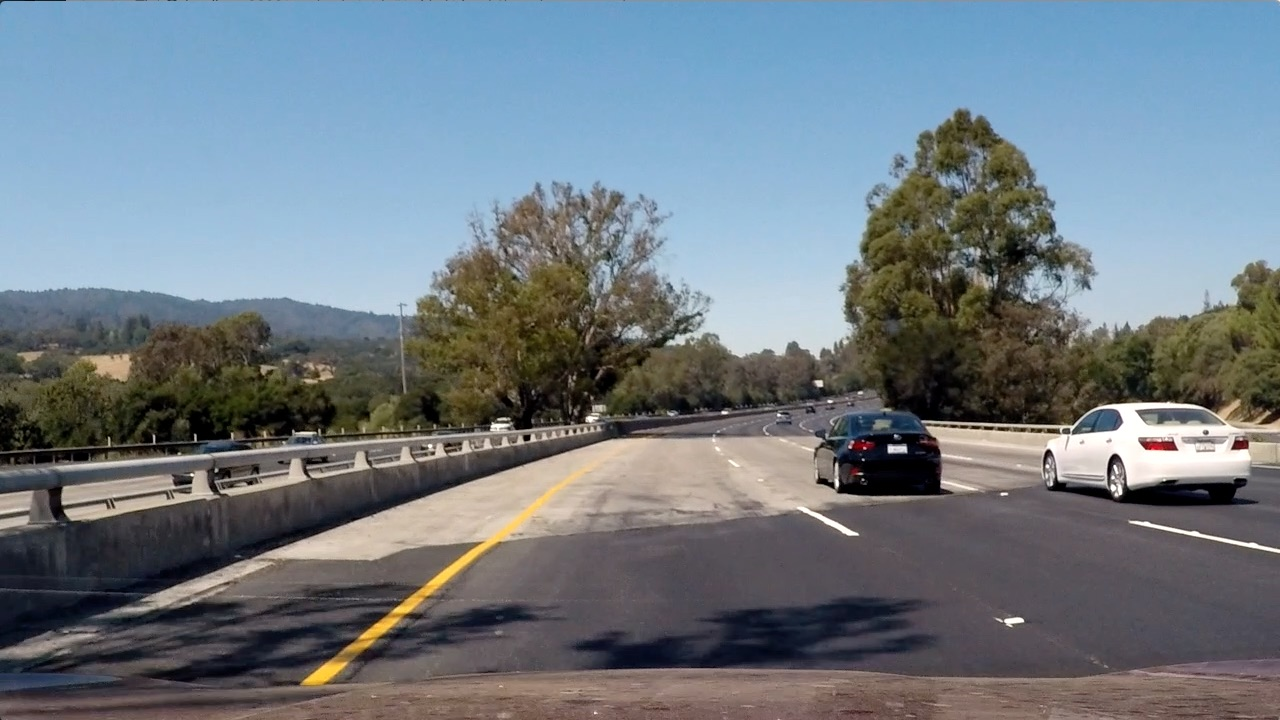
#> input picture test_images/test4.jpg, 1280 x 720 px
$ jupyter execute --allow-errors Vehicle-Detection.ipynb   (shell and % lines are left out)   (older library calls are emulated)
#> lines starting #> are read from the running program, lines starting #| are printed output that depends on the picture
[cell 1]
import os
import math
import glob

import matplotlib.pyplot as plt
import matplotlib.image as mpimg
import numpy as np
from scipy.ndimage.measurements import label
import time
import cv2
from moviepy.editor import VideoFileClip
from IPython.display import HTML
from skimage.measure import label, regionprops
from skimage.feature import hog
#> (the rest of this cell did not finish here and is left out)

[cell 2]
cars=[]
no_cars=[]

images_cars = glob.glob('data/vehicles/*/*.png', recursive=True)
for img_path in images_cars:
    if img_path is None:
        continue
    img = mpimg.imread(img_path)
    cars.append(img)

images_nocars = glob.glob('data/non-vehicles/*/*.png', recursive=True)
for img_path in images_nocars:
    if img_path is None:
        continue
    img = mpimg.imread(img_path)
    no_cars.append(img)

print('files for vehicles size ',len(images_cars),' cars size ',len(cars))
print('files for non-vehicles size ',len(images_nocars),' no_cars size ',len(no_cars))

[cell 3]
# [11 lines left out: function draw2Img, not called in this run]

[cell 4]
# [18 lines left out: function get_hog_features, not called in this run]

[cell 5]
orient=9
pix_per_cell=8
cell_per_block=2

#> (the rest of this cell did not finish here and is left out)

#> (a cell that did not finish here is left out)

[cell 7]
# image space converter
# [15 lines left out: function convert_image, not called in this run]

#> (a cell that did not finish here is left out)

#> (a cell that did not finish here is left out)

[cell 10]
spatial_size = (32,32)
hist_bins = 32
color_space = 'YCrCb' # Can be RGB, HSV, LUV, HLS, YUV, YCrCb
hog_space = 'YCrCb'
hog_channel = 'ALL' # Can be 0, 1, 2, or "ALL"

spatial_feat=True
hist_feat=True
hog_feat=True

[cell 11]
# Define a function to compute binned color features
# Borrowed form udacity course tutorial
# [22 lines left out: functions bin_spatial, color_hist, not called in this run]

# Define a function to extract features from a list of images
# Have this function call bin_spatial() and color_hist()
# Assumes image has RGB which is the default order when img is read
# using mpimg
# Borrowed from
def extract_features(imgs, color_space='RGB', hog_space='RGB', img_type='JPG', spatial_size=(32, 32),
                        hist_bins=32, orient=9,
                        pix_per_cell=8, cell_per_block=2, hog_channel=0,
                        spatial_feat=True, hist_feat=True, hog_feat=True):
    # Create a list to append feature vectors to
    features = []
    # Iterate through the list of images
    for file in imgs:
        file_features = []
        # Read in each one by one
        image = mpimg.imread(file)
        if img_type == 'PNG': # PNG images read by mpimg are in range 0-1.
            image = (image*255).astype(np.uint8)
            #image = image.astype(np.float32)/255 # Need to be scaled to 0-1
        # apply color conversion if other than 'RGB'
        feature_image = convert_image(image, color_space)

        if spatial_feat == True:
            spatial_features = bin_spatial(feature_image, size=spatial_size)
            file_features.append(spatial_features)
        if hist_feat == True:
            # Apply color_hist()
            hist_features = color_hist(feature_image, nbins=hist_bins)
            file_features.append(hist_features)


        if hog_feat == True:
        # Call get_hog_features() with vis=False, feature_vec=True
            hog_feature_image = convert_image(image, hog_space)

            if hog_channel == 'ALL':
                hog_features = []
                for channel in range(hog_feature_image.shape[2]):
                    hog_features.append(get_hog_features(hog_feature_image[:,:,channel],
                                        orient, pix_per_cell, cell_per_block,
                                        vis=False, feature_vec=True))
                hog_features = np.ravel(hog_features)
            else:
                hog_features = get_hog_features(hog_feature_image[:,:,hog_channel], orient,
                            pix_per_cell, cell_per_block, vis=False, feature_vec=True)
            # Append the new feature vector to the features list
            file_features.append(hog_features)
        features.append(np.concatenate(file_features))
    # Return list of feature vectors
    return features

[cell 12]
#extract features
car_features = extract_features(images_cars, color_space=color_space, hog_space = hog_space, img_type= 'PNG',
                        spatial_size=spatial_size, hist_bins=hist_bins, orient=orient,
                        pix_per_cell=pix_per_cell, cell_per_block=cell_per_block, hog_channel=hog_channel,
                        spatial_feat=spatial_feat, hist_feat=hist_feat, hog_feat=hog_feat)

notcar_features = extract_features(images_nocars, color_space=color_space, hog_space = hog_space, img_type= 'PNG',
                        spatial_size=spatial_size, hist_bins=hist_bins, orient=orient,
                        pix_per_cell=pix_per_cell, cell_per_block=cell_per_block, hog_channel=hog_channel,
                        spatial_feat=spatial_feat, hist_feat=hist_feat, hog_feat=hog_feat)

[cell 13]
 # Create an array stack of feature vectors
X = np.vstack((car_features, notcar_features)).astype(np.float64)
# Fit a per-column scaler
#> (the rest of this cell did not finish here and is left out)

[cell 14]
import time
# Use a linear SVC
#> (the rest of this cell did not finish here and is left out)

[cell 15]
# Define a function that takes an image,
# start and stop positions in both x and y,
# window size (x and y dimensions),
# and overlap fraction (for both x and y)
# [283 lines left out: functions slide_window, get_all_slide_windows, single_img_features, search_windows_old, search_windows, draw_boxes, not called in this run]

[cell 16]
# [37 lines left out: functions get_heat, apply_threshold, draw_labeled_bboxes, not called in this run]


class TrackHeatMaps:
        def __init__(self, n=5):
            self.n = n
            self.last_n_frames = [np.zeros((720,1280)) for i in range(self.n)]

        def add_row(self,row):
            self.last_n_frames = self.last_n_frames[1:]
            self.last_n_frames.append(np.copy(row))

[cell 17]
# [10 lines left out: function visualize_plots, not called in this run]

[cell 18]
# [53 lines left out: function pipeline, not called in this run]

def process_img(img):
    #print(track_frames)
    labeled_image = pipeline(
                    img, clf=svc, scaler=X_scaler, color_space=color_space,
                    hog_space=hog_space, img_type='JPG',
                    track_frames=track_frames, window_scales=window_scales,
                    spatial_size=spatial_size, hist_bins=hist_bins,
                    orient=orient,
                    pix_per_cell=pix_per_cell, cell_per_block=cell_per_block,
                    hog_channel=hog_channel, spatial_feat=spatial_feat,
                    hist_feat=hist_feat, hog_feat=hog_feat, color=color, thick=thick, threshold=threshold, visualize=visualize)
    return labeled_image

[cell 19]
track_frames = True
window_scales = [1, 1.5]
threshold=9
visualize=False
color=(0, 0, 255)
thick=2

[cell 20]
trackmaps = TrackHeatMaps(n=5)
test_img = mpimg.imread('test_images/test4.jpg')
#> test_img is the input picture: shape (720, 1280, 3); mean R, G, B 112.2, 122.7, 130.9
#> (the rest of this cell did not finish here and is left out)

[cell 21]
# Extract features from dataset

def train_model(color_space='RGB', hog_space = 'RGB', img_type='PNG', spatial_size=(32, 32),
                        hist_bins=32, orient=9,
                        pix_per_cell=8, cell_per_block=2, hog_channel=0,
                        spatial_feat=True, hist_feat=True, hog_feat=True):
#> called with color_space = 'YCrCb', hog_space = 'YCrCb', img_type = 'PNG', spatial_size = (32, 32), hist_bins = 32, orient = 9, pix_per_cell = 8, cell_per_block = 2
    t=time.time()

    #load files with sample images
    car_images = glob.glob('data/vehicles/**/*.png', recursive=True)
    cars = []
    for image in car_images:
        cars.append(image)

    notcar_images = glob.glob('data/non-vehicles/**/*.png', recursive=True)
    notcars = []
    for image in notcar_images:
        notcars.append(image)

    #extract features
    car_features = extract_features(cars, color_space=color_space, hog_space = hog_space, img_type= img_type,
                            spatial_size=spatial_size, hist_bins=hist_bins, orient=orient,
                            pix_per_cell=pix_per_cell, cell_per_block=cell_per_block, hog_channel=hog_channel,
                            spatial_feat=spatial_feat, hist_feat=hist_feat, hog_feat=hog_feat)

    notcar_features = extract_features(notcars, color_space=color_space, hog_space = hog_space, img_type= img_type,
                            spatial_size=spatial_size, hist_bins=hist_bins, orient=orient,
                            pix_per_cell=pix_per_cell, cell_per_block=cell_per_block, hog_channel=hog_channel,
                            spatial_feat=spatial_feat, hist_feat=hist_feat, hog_feat=hog_feat)

    t2 = time.time()

    print(round(t2-t, 2), 'Seconds to extract features...')

    # Create an array stack of feature vectors
    X = np.vstack((car_features, notcar_features)).astype(np.float64)
    # Fit a per-column scaler
    X_scaler = StandardScaler().fit(X)
    # Apply the scaler to X
    scaled_X = X_scaler.transform(X)

    # Define the labels vector
    y = np.hstack((np.ones(len(car_features)), np.zeros(len(notcar_features))))


    # Split up data into randomized training and test sets
    rand_state = np.random.randint(0, 100)
    X_train, X_test, y_train, y_test = train_test_split(
        scaled_X, y, test_size=0.2, random_state=rand_state)

    print('Using spatial binning of:',spatial_size,
        'and', hist_bins,'histogram bins and hog with orientation of:', orient,
        'pix_per_cell:', pix_per_cell, 'cell_per_block:', cell_per_block,
         'hog_channels:', hog_channel)

    print('Feature vector length:', len(X_train[0]))

    # Use a linear SVC
    svc = LinearSVC()

    # Check the training time for the SVC
    t=time.time()
    svc.fit(X_train, y_train)
    t2 = time.time()
    print(round(t2-t, 2), 'Seconds to train SVC...')

    # Check the score of the SVC
    print('Test Accuracy of SVC = ', round(svc.score(X_test, y_test), 4))

    # Check the prediction time for a single sample
    t=time.time()
    n_predict = 10
    print('My SVC predicts: ', svc.predict(X_test[0:n_predict]))
    print('For these',n_predict, 'labels: ', y_test[0:n_predict])
    t2 = time.time()
    print(round(t2-t, 5), 'Seconds to predict', n_predict,'labels with SVC')

    return X_scaler, svc

#> (a cell that did not finish here is left out)

[cell 23]
# Run pipeline
trackmaps = TrackHeatMaps(n=5)
video_output = 'project_video_output.mp4'
#> (the rest of this cell did not finish here and is left out)

[cell 24]
def get_hog_data(img, colorspace, orient, pixpercell, cellperblock, featuresize):
    Xhog = np.zeros((img.shape[0], featuresize), dtype=np.float32)

    for idx in range(img.shape[0]):
        if colorspace == 'gray':
            x = cv2.cvtColor(img[idx], cv2.COLOR_RGB2GRAY)
        else:
            hls = cv2.cvtColor(img[idx], cv2.COLOR_RGB2HLS)
            if colorspace=='h':
                x = hls[:,:,0]
            elif colorspace=='l':
                x = hls[:,:,1]
            else:
                x = hls[:,:,2]

        f = get_hog_features(x, orient, pixpercell, cellperblock)
        Xhog[idx] = f

    return Xhog

[cell 25]
HOG_ORIENT = 10
HOG_PPC = 16
HOG_CPB = 2
HOG_SIZE = 360

[cell 26]
def preprocess_input(imgs):
    hot_data = get_hog_data(imgs, 'l', HOG_ORIENT, HOG_PPC, HOG_CPB, HOG_SIZE)
    X_scaler = StandardScaler().fit(hot_data)
    X = X_scaler.transform(hot_data)
    return X

#> (a cell that did not finish here is left out)

[cell 28]
IMG_WIDTH = 1280
IMG_HEIGTH = 720
IMG_CENTER = 640
SLW_OVERLAP = .05
SLW_WINDOWS = [
    (96,  256),
    (150, 196),
    (200, 128),
    (230, 96),
]

[cell 29]
def get_sliding_windows(img):
    windows = []
    images = []

    # For every defined sliding window
    for bottom_offset, window_size in SLW_WINDOWS:
        # Define step and total number of windows
        step = int(window_size * SLW_OVERLAP)
        total_windows = IMG_WIDTH // step + 1

        # For every single window
        for i in range(total_windows):
            # Define center and window width
            center = i * step
            deviation = float(center - IMG_CENTER) / IMG_CENTER
            window_width = int((window_size / 2) * (1. + deviation ** 2))

            # Calculate left and right X positions
            if center - window_width < 0:
                xleft = 0
                xrigh = center + window_width
            elif center + window_width > IMG_WIDTH:
                xleft = center - window_width
                xrigh = IMG_WIDTH
            else:
                xleft = center - window_width
                xrigh = center + window_width

            # Calculate Y positions
            yleft = IMG_HEIGTH - bottom_offset
            yrigh = yleft - window_size

            # Remember box coordinates and image patch
            windows.append([(xleft, yleft), (xrigh, yrigh)])
            images.append(img[yrigh:yleft, xleft:xrigh, :])
#> after the loop, images = 785 items; windows = 785 items

    return windows, images

[cell 30]
# Just visualize how sliding window look like
test_img = mpimg.imread('test_images/test4.jpg')
windows, _ = get_sliding_windows(test_img)
#> windows = 785 items
for p1, p2 in windows:
    cv2.rectangle(test_img, p1, p2, (255,0,0), 1)
#> this loop made 785 passes
#> (p1, p2) on passes 1 to 3: ((0, 624), (256, 368)), ((0, 624), (263, 368)), ((0, 624), (270, 368))
plt.imshow(test_img)
#> (this line was passed over: IPython is not available in this run)

[cell 31]
# If image patch is not 64x64, resize it
def prepare_image_patch_for_classifier(img):
    if img.shape[0] != 64 or img.shape[1] != 64:
        img = cv2.resize(img, (64, 64))
    img = np.expand_dims(img, axis=0)

    return img

[cell 32]
def slide_window(img, x_start_stop=[None, None], y_start_stop=[None, None],
                    xy_window=(64, 64), xy_overlap=(0.5, 0.5)):
    # If x and/or y start/stop positions not defined, set to image size
#> called with xy_window = (64, 64), xy_overlap = (0.5, 0.5)
    if x_start_stop[0] == None:
        x_start_stop[0] = 0
    if x_start_stop[1] == None:
        x_start_stop[1] = img.shape[1]
    if y_start_stop[0] == None:
        y_start_stop[0] = 0
    if y_start_stop[1] == None:
        y_start_stop[1] = img.shape[0]
    # Compute the span of the region to be searched
    xspan = x_start_stop[1] - x_start_stop[0]
    yspan = y_start_stop[1] - y_start_stop[0]
    # Compute the number of pixels per step in x/y
    nx_pix_per_step = np.int(xy_window[0]*(1 - xy_overlap[0]))
    ny_pix_per_step = np.int(xy_window[1]*(1 - xy_overlap[1]))
    # Compute the number of windows in x/y
    nx_windows = np.int(xspan/nx_pix_per_step) - 1
    ny_windows = np.int(yspan/ny_pix_per_step) - 1
    # Initialize a list to append window positions to
    window_list = []
    # Loop through finding x and y window positions
    # Note: you could vectorize this step, but in practice
    # you'll be considering windows one by one with your
    # classifier, so looping makes sense
    for ys in range(ny_windows):
        for xs in range(nx_windows):
            # Calculate window position
            startx = xs*nx_pix_per_step + x_start_stop[0]
            endx = startx + xy_window[0]
            starty = ys*ny_pix_per_step + y_start_stop[0]
            endy = starty + xy_window[1]
            # Append window position to list
            window_list.append(((startx, starty), (endx, endy)))
    # Return the list of windows
    return window_list


# Get heatmap of positive detections
def get_vehicles_heatmap_from_image(source_image, probability=.85):
    # Get all sliding windows and image patches
    windows = slide_window(source_image)
#> windows = 819 items
    images =np.copy(source_image)
    # Define heatmap as zeros image
    heatmap = np.zeros((source_image.shape[0], source_image.shape[1]), dtype=np.uint8)

    i = 0
    for i in range(len(windows)):
        wnd, img = windows[i], images[i]

        # Preprocess image patch
        img = prepare_image_patch_for_classifier(img)
        img = preprocess_input(img)

        # Classify, but take not 0 or 1 class prediction, but raw probability
        clfproba = clf.predict(img)

        # Only if probability is high enouth, consider patch as vehicle and update heatmap
        #if clfproba[0] >= probability:
        if clfproba[0]==1:
            xleft, yleft = wnd[0]
            xrigh, yrigh = wnd[1]
            heatmap[yrigh:yleft, xleft:xrigh] += 1
#> this loop made 1 pass
#> wnd on pass 1: ((0, 0), (64, 64))
#> pass 1, in prepare_image_patch_for_classifier, `img = cv2.resize(img, (64, 64))`:
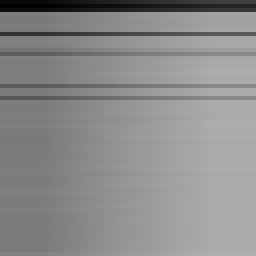
#> img: shape (64, 64) (shown 4 times larger); min 0, max 176, mean 139.3

    return heatmap

[cell 33]
# Take boundary boxes from a heatmap of positive detections
# [22 lines left out: function get_boundaries_from_heatmap, not called in this run]

[cell 34]
# Visualization
testimg = mpimg.imread('test_images/test4.jpg')
testimg_out = np.copy(testimg)
#> (the rest of this cell did not finish here and is left out)

[cell 35]
# Get heatmap of positive detections
# [24 lines left out: function getImages222, not called in this run]

[cell 36]
def extract_features(imgs, cspace='RGB', spatial_size=(32, 32),
                        hist_bins=32, hist_range=(0, 256)):
    # Create a list to append feature vectors to
    features = []
    # Iterate through the list of images
    for file in imgs:
        # Read in each one by one
        image = mpimg.imread(file)
        # apply color conversion if other than 'RGB'
        if cspace != 'RGB':
            if cspace == 'HSV':
                feature_image = cv2.cvtColor(image, cv2.COLOR_RGB2HSV)
            elif cspace == 'LUV':
                feature_image = cv2.cvtColor(image, cv2.COLOR_RGB2LUV)
            elif cspace == 'HLS':
                feature_image = cv2.cvtColor(image, cv2.COLOR_RGB2HLS)
            elif cspace == 'YUV':
                feature_image = cv2.cvtColor(image, cv2.COLOR_RGB2YUV)
        else: feature_image = np.copy(image)
        # Apply bin_spatial() to get spatial color features
        spatial_features = bin_spatial(feature_image, size=spatial_size)
        # Apply color_hist() also with a color space option now
        hist_features = color_hist(feature_image, nbins=hist_bins, bins_range=hist_range)
        # Append the new feature vector to the features list
        features.append(np.concatenate((spatial_features, hist_features)))
    # Return list of feature vectors
    return features


spatial_size = (16,16) # Spatial binning dimensions
hist_bins = 16    # Number of histogram bins


# Define a function to compute color histogram features
# [147 lines left out: functions color_hist, bin_spatial, single_img_features, slide_window, search_windows, not called in this run]

[cell 37]
cars=[]
no_cars=[]

images_cars = glob.glob('data/vehicles/*/*.png')
for img_path in images_cars:
    if img_path is None:
        continue

    cars.append(img_path)

images_nocars = glob.glob('data/non-vehicles/*/*.png')
for img_path in images_nocars:

    no_cars.append(img_path)


car_features = extract_features(cars, cspace='RGB', spatial_size=(32, 32),
                        hist_bins=32, hist_range=(0, 256))
notcar_features = extract_features(no_cars, cspace='RGB', spatial_size=(32, 32),
                        hist_bins=32, hist_range=(0, 256))

if len(car_features) > 0:
    # Create an array stack of feature vectors
    X = np.vstack((car_features, notcar_features)).astype(np.float64)
    # Fit a per-column scaler
    X_scaler = StandardScaler().fit(X)
    # Apply the scaler to X
    scaled_X = X_scaler.transform(X)
    car_ind = np.random.randint(0, len(cars))
    # Plot an example of raw and scaled features
    fig = plt.figure(figsize=(12,4))
    plt.subplot(131)
    plt.imshow(mpimg.imread(cars[car_ind]))
    plt.title('Original Image')
    plt.subplot(132)
    plt.plot(X[car_ind])
    plt.title('Raw Features')
    plt.subplot(133)
    plt.plot(scaled_X[car_ind])
    plt.title('Normalized Features')
    fig.tight_layout()
else:
    print('Your function only returns empty feature vectors...')


$ run again, with test_images/test1.jpg copied over test_images/test4.jpg
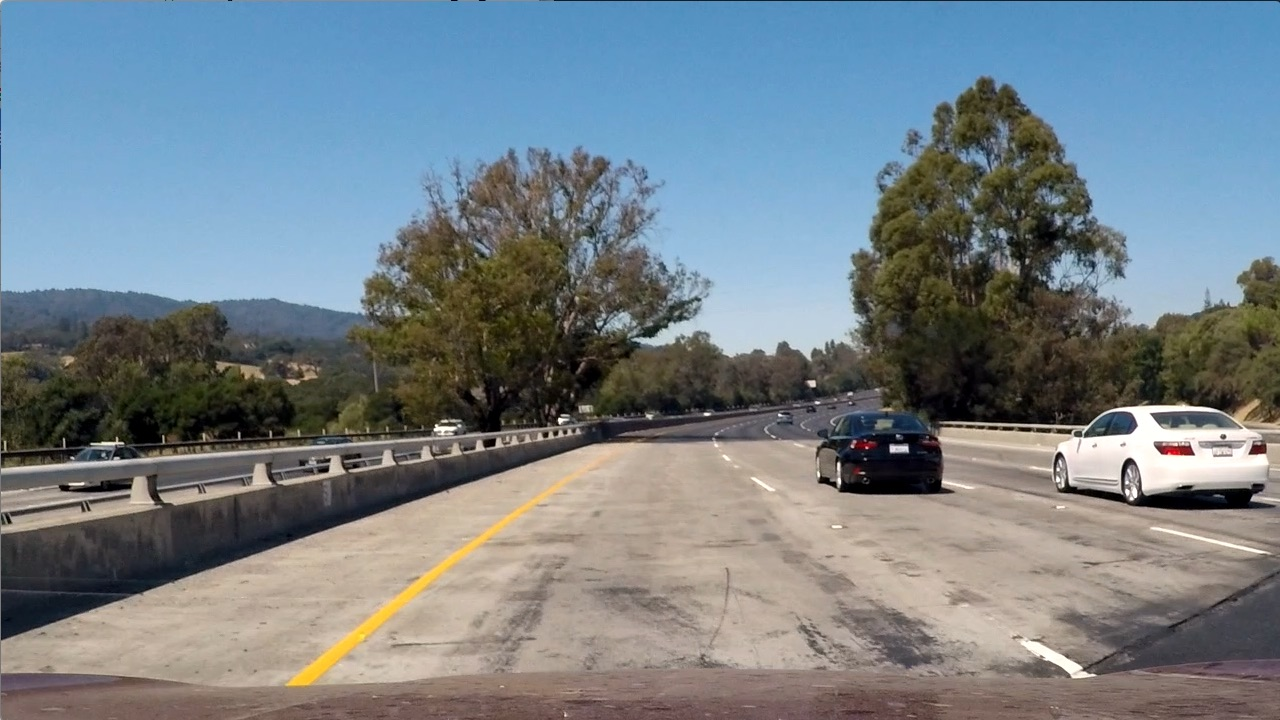
#> input picture test_images/test1.jpg, 1280 x 720 px
#> test_img is the input picture: shape (720, 1280, 3); mean R, G, B 117.5, 128.7, 135.5
#> after the loop in get_sliding_windows, `for bottom_offset, window_size in SLW_WINDOWS:`: images = 785 items
#> the loop `for p1, p2 in windows:` made 785 passes
#> (p1, p2) on passes 1 to 3: ((0, 624), (256, 368)), ((0, 624), (263, 368)), ((0, 624), (270, 368))
#> in get_vehicles_heatmap_from_image, `windows = slide_window(source_image)`: windows = 819 items
#> the loop in get_vehicles_heatmap_from_image, `for i in range(len(windows)):` made 1 pass
#> wnd on pass 1: ((0, 0), (64, 64))
#> pass 1, in prepare_image_patch_for_classifier, `img = cv2.resize(img, (64, 64))`:
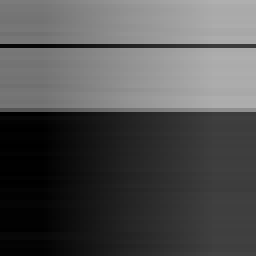
#> img: shape (64, 64) (shown 4 times larger); min 0, max 175, mean 79.7
